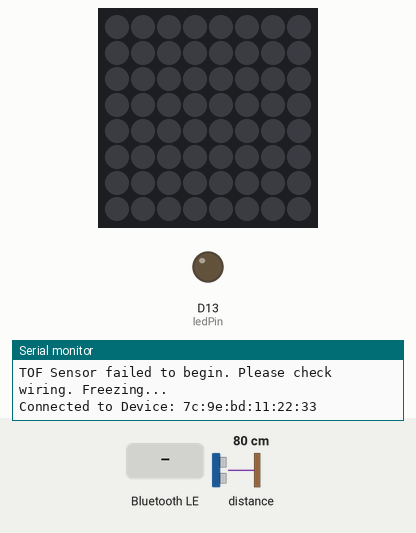
This sketch was run on a simulated Arduino Nano 33 IoT. Shown: 8×8 RGB LED matrix (first LED top left, wired row by row), output pins drawn as LEDs (lit = HIGH), the last lines printed to the serial monitor. The inputs (shaded band) are chosen by the test bench; at power-on: distance to the obstacle 80 cm. Dim RGB values are drawn brighter than linear; nothing arrives over Bluetooth unless stated; a phone connects over Bluetooth LE 3 s after start.

Above: at 3.8 s.
3.9 s: Bluetooth LE write "1" received
At 5.2 s:
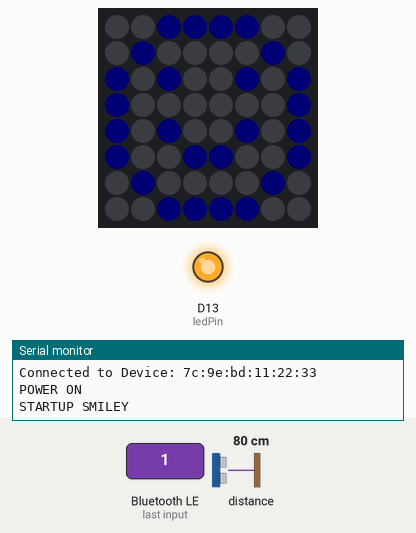
6.9 s: distance to the obstacle set to 250 cm
At 8.3 s:
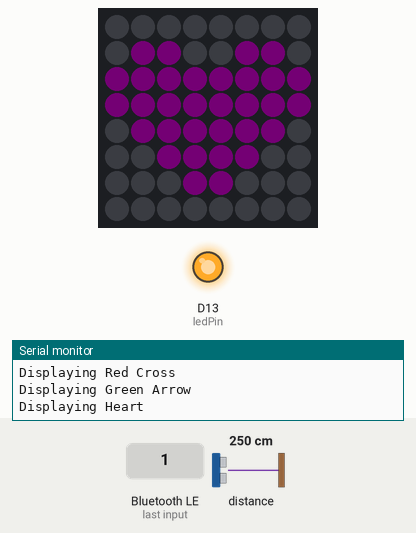
9.9 s: Bluetooth LE write "0" received
At 10.9 s:
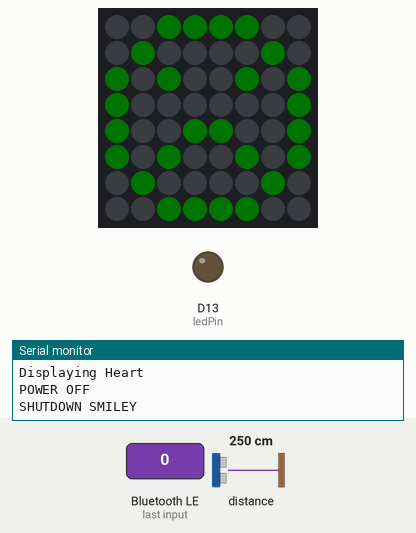
12.9 s: Bluetooth LE write "2" received
At 15.7 s:
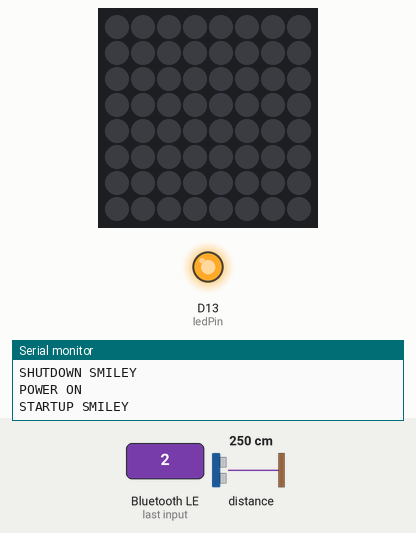
15.9 s: Bluetooth LE write "1" received
At 16.06 s:
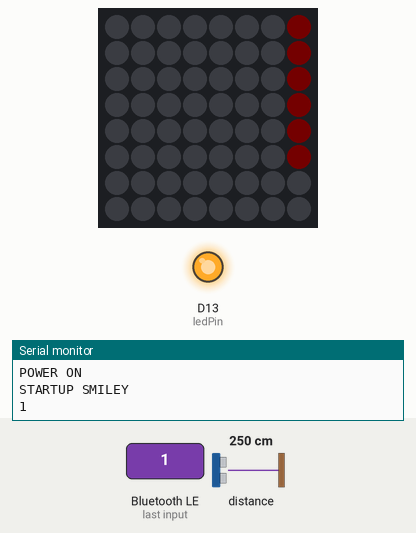
17.5 s: Bluetooth LE write "0" received
At 18.6 s:
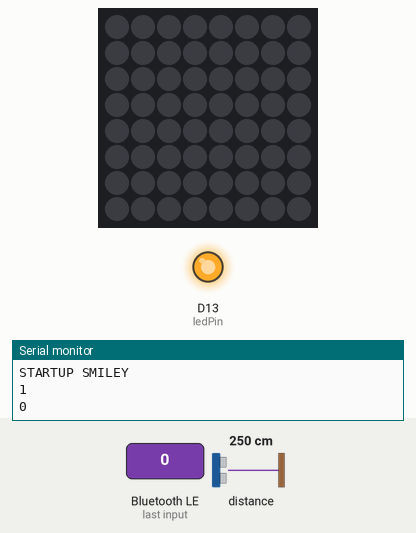
Timing chart, 0 to 20.0 s (numbered marks = the images above; inputs shaded):
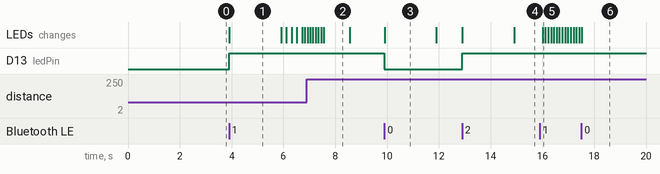

Measured:
- after the input at 3.9 s, D13 (ledPin): LOW → HIGH at once; the LEDs: change at once (image 1)
- after the input at 6.9 s, the LEDs: first differ from a run without the input after 0.66 s (image 2)
- after the input at 9.9 s, D13 (ledPin): HIGH → LOW at once; the LEDs: change at once (image 3)
- after the input at 12.9 s, D13 (ledPin): LOW → HIGH at once; the LEDs: first change at once (image 4 shows a later state)
- after the input at 15.9 s, the LEDs: change after 0.11 s (image 5)
- after the input at 17.5 s, the LEDs: change at once (image 6)
- what the display in image 1 shows lasts 2.0 s, from 3.9 s to 5.9 s

The sketch:

ClipOn.ino
```cpp
// (licence header left out)
#include <Scheduler.h>
#include "BLE_Handler.h"
#include "Led_Handler.h"
#include "Lidar_Handler.h"
#include "Sprint.h"


void setup() {
  // put your setup code here, to run once:

  BLE_Initialize();
  LED_Initialize();
  LIDAR_Initialize();

  Serial.begin(115200);
  Scheduler.startLoop(BLE_Routine);
  Scheduler.startLoop(LED_Routine);
  Scheduler.startLoop(LIDAR_Routine);
}

void loop() {
  // put your main code here, to run repeatedly:
  yield();
}
```

BLE_Handler.cpp
```cpp
// (licence header left out)
#include "BLE_Handler.h"

BLEService ledService("19B10000-E8F2-537E-4F6C-D104768A1214"); // BLE LED Service
BLEByteCharacteristic switchCharacteristic("19B10001-E8F2-537E-4F6C-D104768A1214", BLERead | BLEWrite);
BLEByteCharacteristic brightnessCharacteristic("19B10002-E8F2-537E-4F6C-D104768A1214", BLERead | BLEWrite);
BLEByteCharacteristic scrollingCharacteristic("19B10003-E8F2-537E-4F6C-D104768A1214", BLERead | BLEWrite);
BLEStringCharacteristic textCharacteristic("19B10004-E8F2-537E-4F6C-D104768A1214", BLERead | BLEWrite,20);

extern int brightness ;
extern bool power;
extern bool turnOnText;
extern bool turnOffText;
extern bool scrolling;
extern String scrollingText;
void BLE_Initialize(){

  pinMode(ledPin, OUTPUT);

  if (!BLE.begin())
    Sprintln("starting BLE failed!");

  BLE.setLocalName("CLIP-ON MOVE-ON");
  BLE.setAdvertisedService(ledService);

  ledService.addCharacteristic(switchCharacteristic);
  ledService.addCharacteristic(brightnessCharacteristic);
  ledService.addCharacteristic(scrollingCharacteristic);
  ledService.addCharacteristic(textCharacteristic);
  BLE.addService(ledService);

  switchCharacteristic.writeValue(0);
  brightnessCharacteristic.writeValue(0);
  scrollingCharacteristic.writeValue(0);
  BLE.advertise();

  Sprintln("Clip-ON Move-ON Availabe to Connect");
  }

void BLE_Routine(){

  BLEDevice central = BLE.central();
   yield();
  if (central) {
  Sprint("Connected to Device: ");
//  Serial.println("Test");
  Sprintln(central.address());

  while (central.connected()) {
    if (switchCharacteristic.written()) {
      if (switchCharacteristic.value()) {   // any value other than 0
        Sprintln("POWER ON");
        power = true;
        turnOnText =  true;
        digitalWrite(ledPin, HIGH);         // will turn the LED on
      } else {                              // a 0 value
        Sprintln(F("POWER OFF"));
        power = false;
        turnOffText =  true;
        digitalWrite(ledPin, LOW);          // will turn the LED off
      }
    }

    if (brightnessCharacteristic.written()) {
      brightness = brightnessCharacteristic.value();
      Sprintln(brightness);
    }

    if (scrollingCharacteristic.written()) {
      scrolling = scrollingCharacteristic.value();
      Sprintln(scrolling);
    }

    if (textCharacteristic.written()) {
      scrollingText = textCharacteristic.value();
      Sprintln(scrollingText);
    }
    yield();
  }


  Sprint(F("Disconnected from central: "));
  Sprintln(central.address());
  yield();
}
  }
```

BLE_Handler.h
```cpp
// (licence header left out)
#ifndef _BLE_HANDLER_H_
#define _BLE_HANDLER_H_

#include <Arduino.h>
#include <ArduinoBLE.h>
#include <Scheduler.h>
#include "Sprint.h"

//BLEStringCharacteristic test("19B10002-E8F2-537E-4F6C-D104768A1214", BLERead | BLEWrite, 20);

const int ledPin = LED_BUILTIN;

void BLE_Initialize();
void BLE_Routine();

#endif
```

Led_Handler.cpp
```cpp
// (licence header left out)
#include "Led_Handler.h"

int cross = 2;
extern int brightness = 1;
extern bool power = false;
extern bool turnOnText = false;
extern bool turnOffText = false;
extern bool scrolling = false;
extern String scrollingText = "Wear Mask";
//char textToScroll;
extern int distance;
extern int prev_distance;
extern int led_sequence = 0;
static uint8_t pixmap_count = ((mw+7)/8) * ((mh+7)/8);
bool ledOn = false;

Adafruit_NeoMatrix *matrix = new Adafruit_NeoMatrix(mw, mh, MATRIX_PIN,
  NEO_MATRIX_TOP     + NEO_MATRIX_RIGHT +
  NEO_MATRIX_COLUMNS + NEO_MATRIX_PROGRESSIVE,
  NEO_GRB            + NEO_KHZ800);

const uint16_t colors[] = {
  matrix->Color(255, 0, 0), matrix->Color(0, 255, 0), matrix->Color(0, 0, 255) };

int x    = matrix->width();
int pass = 0;
void LED_Initialize(){
  matrix->begin();
  matrix->setTextWrap(false);
  matrix->setBrightness(brightness);
  matrix->setTextColor(colors[0]);
  }

void LED_Routine(){
  yield();
//  display_scrollText("VIJAY");


  if(turnOffText){

    Sprintln("SHUTDOWN SMILEY");
    display_bitmap(14, LED_GREEN_HIGH);
    delay(2000);
    matrix->fillScreen(LED_BLACK);
    matrix->show();
    turnOffText = false;
    }

  if(power){

   if(!scrolling){
      if(ledOn){
        ledOn = false;
        matrix->fillScreen(LED_BLACK);
        matrix->show();
        }

    }
   if(scrolling){
//      const char* disp = scrollingText.c_str();
      char *s2 = new char[scrollingText.length()+1];
      strcpy(s2, scrollingText.c_str());
      ledOn = true;
      display_scrollText(s2);
      yield();
   }
  if(turnOnText){
    Sprintln("STARTUP SMILEY");
    display_bitmap(12, LED_BLUE_HIGH);
    delay(2000);
    matrix->fillScreen(LED_BLACK);
    matrix->show();
    turnOnText = false;
    }

  if(led_sequence == 1){
  matrix->setBrightness(brightness);
  Serial.println(led_sequence);


  for(int i=0;i<cross;i++){
    Sprintln("Displaying Red Cross");
    ledOn = true;
    display_bitmap(8,LED_RED_HIGH);
    delay(200);
    matrix->fillScreen(LED_BLACK);
    matrix->show();
    delay(200);
    }

  while(distance < 1500){
    Sprintln("Displaying Green Arrow");
    for (uint8_t i=0; i<8; i++){
      display_bitmap(i, LED_GREEN_HIGH);
      delay(100);

      }
  ledOn = true;

    }
  Sprintln("Displaying Heart");
  display_bitmap(9, LED_PURPLE_HIGH);
  delay(1000);
  led_sequence = 0;
  matrix->fillScreen(LED_BLACK);
  matrix->show();
    }

  if(led_sequence == 0 ){
    if(ledOn == true){
    matrix->fillScreen(LED_BLACK);
    matrix->show();
    ledOn = false;
    yield();
    }
    }

    }
  }


void display_bitmap(uint8_t bmp_num, uint16_t color) {
  static uint16_t bmx,bmy;

  // Clear the space under the bitmap that will be drawn as
  // drawing a single color pixmap does not write over pixels
  // that are nul, and leaves the data that was underneath
  matrix->fillRect(bmx,bmy, bmx+8,bmy+8, LED_BLACK);
  matrix->drawBitmap(bmx, bmy, mono_bmp[bmp_num], 8, 8, color);
  bmx += 8;
  if (bmx >= mw) bmx = 0;
  if (!bmx) bmy += 8;
  if (bmy >= mh) bmy = 0;
  matrix->show();
}

void fixdrawRGBBitmap(int16_t x, int16_t y, const uint16_t *bitmap, int16_t w, int16_t h) {
    uint16_t RGB_bmp_fixed[w * h];
    for (uint16_t pixel=0; pixel<w*h; pixel++) {
  uint8_t r,g,b;
  uint16_t color = pgm_read_word(bitmap + pixel);

  //Serial.print(color, HEX);
  b = (color & 0xF00) >> 8;
  g = (color & 0x0F0) >> 4;
  r = color & 0x00F;
  //Serial.print(" ");
  //Serial.print(b);
  //Serial.print("/");
  //Serial.print(g);
  //Serial.print("/");
  //Serial.print(r);
  //Serial.print(" -> ");
  // expand from 4/4/4 bits per color to 5/6/5
  b = map(b, 0, 15, 0, 31);
  g = map(g, 0, 15, 0, 63);
  r = map(r, 0, 15, 0, 31);
  //Serial.print(r);
  //Serial.print("/");
  //Serial.print(g);
  //Serial.print("/");
  //Serial.print(b);
  RGB_bmp_fixed[pixel] = (r << 11) + (g << 5) + b;
  //Serial.print(" -> ");
  //Serial.println(RGB_bmp_fixed[pixel], HEX);
    }
    matrix->drawRGBBitmap(x, y, RGB_bmp_fixed, w, h);
}

void display_scrollText(char* text1){
  matrix->fillScreen(0);
  matrix->setCursor(x, 0);
  matrix->print(F(text1));
  if(--x < -36) {
    x = matrix->width();
    if(++pass >= 3) pass = 0;
//    matrix->setTextColor(colors[pass]);
  }
  matrix->show();
  delay(100);
  }
```

Led_Handler.h
```cpp
// (licence header left out)
#ifndef _LED_HANDLER_H_
#define _LED_HANDLER_H_

#include <Arduino.h>
#include <Scheduler.h>
#include <Adafruit_GFX.h>
#include <Adafruit_NeoMatrix.h>
#include <Adafruit_NeoPixel.h>
#include "Sprint.h"

#define MATRIX_PIN 7

//#define BRIGHTNESS 1

#define mw 8
#define mh 8


#define LED_BLACK    0

#define LED_RED_VERYLOW   (3 <<  11)
#define LED_RED_LOW     (7 <<  11)
#define LED_RED_MEDIUM    (15 << 11)
#define LED_RED_HIGH    (31 << 11)

#define LED_GREEN_VERYLOW (1 <<  5)
#define LED_GREEN_LOW     (15 << 5)
#define LED_GREEN_MEDIUM  (31 << 5)
#define LED_GREEN_HIGH    (63 << 5)

#define LED_BLUE_VERYLOW  3
#define LED_BLUE_LOW    7
#define LED_BLUE_MEDIUM   15
#define LED_BLUE_HIGH     31

#define LED_ORANGE_VERYLOW  (LED_RED_VERYLOW + LED_GREEN_VERYLOW)
#define LED_ORANGE_LOW    (LED_RED_LOW     + LED_GREEN_LOW)
#define LED_ORANGE_MEDIUM (LED_RED_MEDIUM  + LED_GREEN_MEDIUM)
#define LED_ORANGE_HIGH   (LED_RED_HIGH    + LED_GREEN_HIGH)

#define LED_PURPLE_VERYLOW  (LED_RED_VERYLOW + LED_BLUE_VERYLOW)
#define LED_PURPLE_LOW    (LED_RED_LOW     + LED_BLUE_LOW)
#define LED_PURPLE_MEDIUM (LED_RED_MEDIUM  + LED_BLUE_MEDIUM)
#define LED_PURPLE_HIGH   (LED_RED_HIGH    + LED_BLUE_HIGH)

#define LED_CYAN_VERYLOW  (LED_GREEN_VERYLOW + LED_BLUE_VERYLOW)
#define LED_CYAN_LOW    (LED_GREEN_LOW     + LED_BLUE_LOW)
#define LED_CYAN_MEDIUM   (LED_GREEN_MEDIUM  + LED_BLUE_MEDIUM)
#define LED_CYAN_HIGH   (LED_GREEN_HIGH    + LED_BLUE_HIGH)


#define LED_WHITE_VERYLOW (LED_RED_VERYLOW + LED_GREEN_VERYLOW + LED_BLUE_VERYLOW)
#define LED_WHITE_LOW   (LED_RED_LOW     + LED_GREEN_LOW     + LED_BLUE_LOW)
#define LED_WHITE_MEDIUM  (LED_RED_MEDIUM  + LED_GREEN_MEDIUM  + LED_BLUE_MEDIUM)
#define LED_WHITE_HIGH    (LED_RED_HIGH    + LED_GREEN_HIGH    + LED_BLUE_HIGH)


static const uint8_t PROGMEM
    mono_bmp[][8] =
    {

      {
      B00011000,
      B00000000,
      B00000000,
      B00000000,
      B00000000,
      B00000000,
      B00000000,
      B00000000,

                      },

      {

      B00111100,
      B00011000,
      B00000000,
      B00000000,
      B00000000,
      B00000000,
      B00000000,
      B00000000,

                      },

      {
      B01111110,
      B00111100,
      B00011000,
      B00000000,
      B00000000,
      B00000000,
      B00000000,
      B00000000,
                  },

      {
      B11111111,
      B01111110,
      B00111100,
      B00011000,
      B00000000,
      B00000000,
      B00000000,
      B00000000,
                      },

      {
      B00011000,
      B11111111,
      B01111110,
      B00111100,
      B00011000,
      B00000000,
      B00000000,
      B00000000,
            },
 {
      B00011000,
      B00011000,
      B11111111,
      B01111110,
      B00111100,
      B00011000,
      B00000000,
      B00000000,
            },


        {
      B00011000,
      B00011000,
      B00011000,
      B11111111,
      B01111110,
      B00111100,
      B00011000,
      B00000000,

            },

  {
      B00011000,
      B00011000,
      B00011000,
      B00011000,
      B11111111,
      B01111110,
      B00111100,
      B00011000,
       },


{
      B11000001,
      B11100111,
      B01111110,
      B00111100,
      B00111100,
      B01111110,
      B11100111,
      B11000011,
                      },

                      {
      B00000000,
      B01100110,
      B11111111,
      B11111111,
      B01111110,
      B00111100,
      B00011000,
      B00000000,
                      },

  {   // 1: checkered 2
      B00000000,
      B00111000,
      B00100010,
      B10000010,
      B01000001,
      B10000010,
      B00100010,
      B00111000,
      },

      {   // 1: checkered 2
      B00000000,
      B00000000,
      B00000000,
      B00000000,
      B00010000,
      B00000000,
      B00000000,
      B00000000,
      },

  {   // 2: smiley
      B00111100,
      B01000010,
      B10100101,
      B10000001,
      B10100101,
      B10011001,
      B01000010,
      B00111100 },

  {   // 3: neutral
      B00111100,
      B01000010,
      B10100101,
      B10000001,
      B10111101,
      B10000001,
      B01000010,
      B00111100 },

  {   // 4; frowny
      B00111100,
      B01000010,
      B10100101,
      B10000001,
      B10011001,
      B10100101,
      B01000010,
      B00111100 },
    };


void display_bitmap (uint8_t bmp_num, uint16_t color);
void display_rgbBitmap (uint8_t bmp_num);
void fixdrawRGBBitmap (int16_t x, int16_t y, const uint16_t *bitmap, int16_t w, int16_t h) ;
void LED_Initialize ();
void LED_Routine ();
void display_scrollText(char* text1);

#endif
```

Lidar_Handler.cpp
```cpp
// (licence header left out)
#include "Lidar_Handler.h"

SFEVL53L1X distanceSensor;

extern int distance = 0;
extern int prev_distance = 0;
extern int power;
extern int led_sequence;

void LIDAR_Initialize(){

  Wire.begin();

  if (distanceSensor.begin() != 0) //Begin returns 0 on a good init
  {
    Sprintln("TOF Sensor failed to begin. Please check wiring. Freezing...");

  }
  ("TOF Sensor online!");
  }

void LIDAR_Routine(){
  yield();
  if(power){
  prev_distance = distance;
  distanceSensor.startRanging(); //Write configuration block of 135 bytes to setup a measurement
  while (!distanceSensor.checkForDataReady())
  {
    delay(1);
  }
  distance = distanceSensor.getDistance(); //Get the result of the measurement from the sensor
  distanceSensor.clearInterrupt();
  distanceSensor.stopRanging();


  if(signalStatus()){

//  Sprint("Distance(mm): ");
//  Sprint (distance);


  int slope = distance - prev_distance;

//  Sprint("\tSlope: ");
//  Sprint(slope);


  }

  else{
    Sprint("Signal Fail");
    }

//  Sprintln();
  if(distance < 1500) {
    led_sequence = 1;
//    Sprintln("             Loop Entered");
    }

  if(distance > 1500) {
    led_sequence = 0;
//    Sprintln("             Loop2 Entered");
    }
  yield();

  }

}


bool signalStatus(void){
  byte rangeStatus = distanceSensor.getRangeStatus();
  if(rangeStatus == 0)
    return 1;
  else
    return 0;
  }
```

Lidar_Handler.h
```cpp
// (licence header left out)
#ifndef _LIDAR_HANDLER_H_
#define _LIDAR_HANDLER_H_

#include <Arduino.h>
#include <Scheduler.h>
#include <Wire.h>
#include "SparkFun_VL53L1X.h"
#include "Sprint.h"


void LIDAR_Initialize();
void LIDAR_Routine();

bool signalStatus();
#endif
```

Sprint.h
```cpp
// (licence header left out)
#define ENABLE_PRINT

#ifdef ENABLE_PRINT
#define Sprintln(a) (Serial.println(a))
#define Sprint(a) (Serial.print(a))
#endif

#ifndef ENABLE_PRINT
#define Sprintln(a)
#define Sprint(a)
#endif
```
